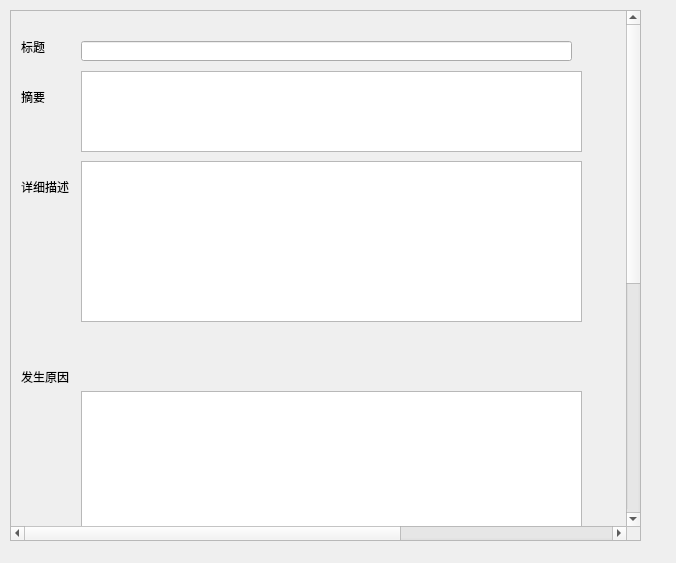
<?xml version="1.0" encoding="UTF-8"?>
<ui version="4.0">
 <class>ExcepEditor</class>
 <widget class="QWidget" name="ExcepEditor">
  <property name="geometry">
   <rect>
    <x>0</x>
    <y>0</y>
    <width>676</width>
    <height>563</height>
   </rect>
  </property>
  <property name="windowTitle">
   <string>Form</string>
  </property>
  <widget class="QScrollArea" name="scrollArea">
   <property name="geometry">
    <rect>
     <x>10</x>
     <y>10</y>
     <width>631</width>
     <height>531</height>
    </rect>
   </property>
   <property name="frameShadow">
    <enum>QFrame::Sunken</enum>
   </property>
   <property name="verticalScrollBarPolicy">
    <enum>Qt::ScrollBarAsNeeded</enum>
   </property>
   <property name="horizontalScrollBarPolicy">
    <enum>Qt::ScrollBarAsNeeded</enum>
   </property>
   <property name="widgetResizable">
    <bool>false</bool>
   </property>
   <widget class="QWidget" name="scrollAreaWidgetContents">
    <property name="geometry">
     <rect>
      <x>0</x>
      <y>0</y>
      <width>962</width>
      <height>972</height>
     </rect>
    </property>
    <widget class="QPlainTextEdit" name="absEdit">
     <property name="geometry">
      <rect>
       <x>70</x>
       <y>60</y>
       <width>501</width>
       <height>81</height>
      </rect>
     </property>
    </widget>
    <widget class="QLabel" name="label">
     <property name="geometry">
      <rect>
       <x>10</x>
       <y>30</y>
       <width>54</width>
       <height>12</height>
      </rect>
     </property>
     <property name="text">
      <string>标题</string>
     </property>
    </widget>
    <widget class="QLineEdit" name="titleEdit">
     <property name="geometry">
      <rect>
       <x>70</x>
       <y>30</y>
       <width>491</width>
       <height>20</height>
      </rect>
     </property>
    </widget>
    <widget class="QLabel" name="label_2">
     <property name="geometry">
      <rect>
       <x>10</x>
       <y>80</y>
       <width>54</width>
       <height>12</height>
      </rect>
     </property>
     <property name="text">
      <string>摘要</string>
     </property>
    </widget>
    <widget class="QLabel" name="label_6">
     <property name="geometry">
      <rect>
       <x>20</x>
       <y>850</y>
       <width>54</width>
       <height>12</height>
      </rect>
     </property>
     <property name="text">
      <string>处理人ID</string>
     </property>
    </widget>
    <widget class="QLabel" name="label_8">
     <property name="geometry">
      <rect>
       <x>20</x>
       <y>920</y>
       <width>141</width>
       <height>16</height>
      </rect>
     </property>
     <property name="text">
      <string>时间（由系统自动获取）</string>
     </property>
    </widget>
    <widget class="QLabel" name="label_3">
     <property name="geometry">
      <rect>
       <x>10</x>
       <y>170</y>
       <width>54</width>
       <height>12</height>
      </rect>
     </property>
     <property name="text">
      <string>详细描述</string>
     </property>
    </widget>
    <widget class="QLabel" name="label_5">
     <property name="geometry">
      <rect>
       <x>10</x>
       <y>600</y>
       <width>54</width>
       <height>12</height>
      </rect>
     </property>
     <property name="text">
      <string>处理方案</string>
     </property>
    </widget>
    <widget class="QLabel" name="label_4">
     <property name="geometry">
      <rect>
       <x>10</x>
       <y>360</y>
       <width>54</width>
       <height>12</height>
      </rect>
     </property>
     <property name="text">
      <string>发生原因</string>
     </property>
    </widget>
    <widget class="QLabel" name="label_7">
     <property name="geometry">
      <rect>
       <x>20</x>
       <y>880</y>
       <width>71</width>
       <height>16</height>
      </rect>
     </property>
     <property name="text">
      <string>处理人姓名</string>
     </property>
    </widget>
    <widget class="QPlainTextEdit" name="detailEdit">
     <property name="geometry">
      <rect>
       <x>70</x>
       <y>150</y>
       <width>501</width>
       <height>161</height>
      </rect>
     </property>
    </widget>
    <widget class="QPlainTextEdit" name="reasonEdit">
     <property name="geometry">
      <rect>
       <x>70</x>
       <y>380</y>
       <width>501</width>
       <height>211</height>
      </rect>
     </property>
    </widget>
    <widget class="QPlainTextEdit" name="schemeEdit">
     <property name="geometry">
      <rect>
       <x>70</x>
       <y>620</y>
       <width>501</width>
       <height>171</height>
      </rect>
     </property>
     <property name="horizontalScrollBarPolicy">
      <enum>Qt::ScrollBarAsNeeded</enum>
     </property>
     <property name="tabChangesFocus">
      <bool>false</bool>
     </property>
     <property name="lineWrapMode">
      <enum>QPlainTextEdit::WidgetWidth</enum>
     </property>
    </widget>
    <widget class="QLineEdit" name="handlerIDEdit">
     <property name="geometry">
      <rect>
       <x>80</x>
       <y>850</y>
       <width>471</width>
       <height>20</height>
      </rect>
     </property>
    </widget>
    <widget class="QLineEdit" name="handlerNameEdit">
     <property name="geometry">
      <rect>
       <x>90</x>
       <y>880</y>
       <width>461</width>
       <height>20</height>
      </rect>
     </property>
    </widget>
    <widget class="QPushButton" name="cancleButton">
     <property name="geometry">
      <rect>
       <x>480</x>
       <y>930</y>
       <width>75</width>
       <height>23</height>
      </rect>
     </property>
     <property name="text">
      <string>取消</string>
     </property>
    </widget>
    <widget class="QPushButton" name="handinButton">
     <property name="geometry">
      <rect>
       <x>400</x>
       <y>910</y>
       <width>75</width>
       <height>23</height>
      </rect>
     </property>
     <property name="text">
      <string>提交</string>
     </property>
    </widget>
   </widget>
  </widget>
 </widget>
 <resources/>
 <connections/>
</ui>
